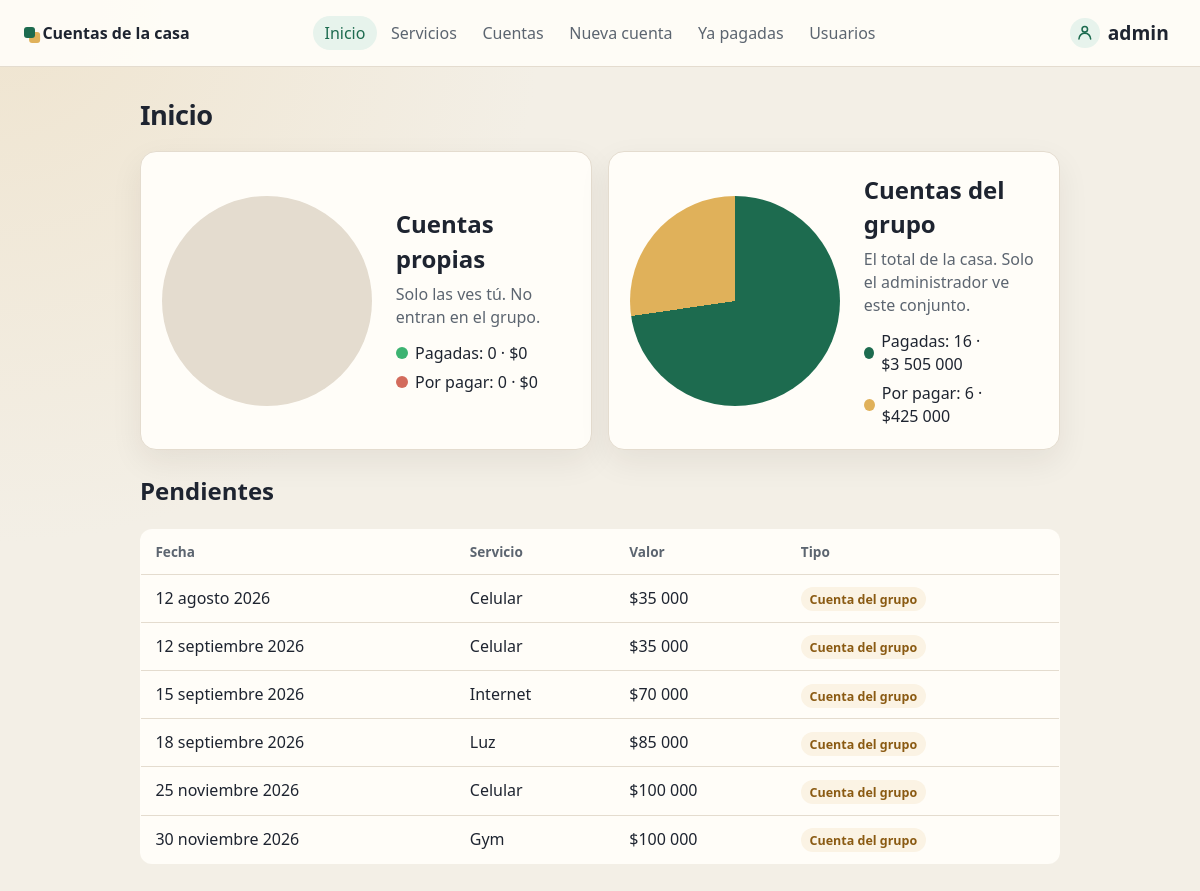
Page /cuentas/ (signed in) on the committed database.
### cuentas/models.py (models this page shows, shortened)
class Cuenta(models.Model):
    PROPIA = "propia"
    GRUPO = "grupo"
    ALCANCES = [
        (PROPIA, "Cuenta propia"),
        (GRUPO, "Cuenta del grupo"),
    ]
    usuario = models.ForeignKey(Usuario, on_delete=models.CASCADE)
    alcance = models.CharField(max_length=10, choices=ALCANCES, default=GRUPO)
    servicio = models.ForeignKey(Servicio, on_delete=models.CASCADE)
    mes = models.CharField(max_length=200)
    valor = models.IntegerField(default=0)
    vence = models.DateTimeField("fecha de vencimiento")
    pagada = models.BooleanField(default=False)
    class Meta:
        verbose_name = "cuenta"
        verbose_name_plural = "cuentas"

class Servicio(models.Model):
    nombre = models.CharField(max_length=200)
    class Meta:
        verbose_name = "servicio"
        verbose_name_plural = "servicios"
    def __str__(self):
        return "%s" % self.nombre

### cuentas/views.py (the view)
# urls.py: path("", views.inicio, name="index"),
@login_required
def inicio(request):
    yo = usuario_de(request)
    if yo.es_administrador():
        del_grupo = Cuenta.objects.filter(alcance=Cuenta.GRUPO)
    else:
        del_grupo = Cuenta.objects.filter(usuario=yo, alcance=Cuenta.GRUPO)
    pendientes = (
        cuentas_visibles(request)
        .filter(pagada=False)
        .select_related("servicio")
        .order_by("vence")
    )
    return render(
        request,
        "cuentas/index.html",
        {
            "propias": resumen(Cuenta.objects.filter(usuario=yo, alcance=Cuenta.PROPIA)),
            "grupo": resumen(del_grupo),
            "ve_el_grupo": yo.es_administrador(),
            "pendientes": pendientes,
        },
    )

### cuentas/models.py (called while the page is built)
    def es_administrador(self):
        return self.rol.codigo == Rol.ADMINISTRADOR

### cuentas/views.py (called while the page is built)
def usuario_de(request):
    try:
        return request.user.usuario
    except Usuario.DoesNotExist:
        codigo = Rol.ADMINISTRADOR if request.user.is_staff or request.user.is_superuser else Rol.USUARIO
        perfil, _ = Usuario.objects.get_or_create(user=request.user, defaults={"rol": Rol.obtener(codigo)})
        return perfil

def cuentas_visibles(request, servicio=None):
    yo = usuario_de(request)
    if yo.es_administrador():
        consulta = Q(alcance=Cuenta.GRUPO) | Q(usuario=yo, alcance=Cuenta.PROPIA)
    else:
        consulta = Q(usuario=yo)
    origen = servicio.cuenta_set if servicio is not None else Cuenta.objects
    return origen.filter(consulta)

def resumen(consulta):
    pagadas = consulta.filter(pagada=True).count()
    pendientes = consulta.filter(pagada=False).count()
    total = pagadas + pendientes
    porcentaje = f"{(pagadas * 100 / total):.1f}" if total else "0"
    return {
        "pagadas": pagadas,
        "pendientes": pendientes,
        "total": total,
        "porcentaje": porcentaje,
        "valor_pagadas": consulta.filter(pagada=True).aggregate(Sum("valor"))["valor__sum"] or 0,
        "valor_pendientes": consulta.filter(pagada=False).aggregate(Sum("valor"))["valor__sum"] or 0,
    }

### cuentas/templates/cuentas/index.html
{% extends "cuentas/base.html" %}
{% load humanize %}
{% block contenido %}
<h1>Inicio</h1>
<div class="tableros">
    <section class="tablero">
        {% if propias.total %}
        <div class="torta propia" style="--parte: {{ propias.porcentaje }}%;" role="img" aria-label="{{ propias.pagadas }} cuentas propias pagadas y {{ propias.pendientes }} por pagar"></div>
        {% else %}
        <div class="torta vacia" role="img" aria-label="Sin cuentas propias"></div>
        {% endif %}
        <div>
            <h2>Cuentas propias</h2>
            <p class="meta">Solo las ves tú. No entran en el grupo.</p>
            <ul class="leyenda">
                <li><span class="muestra pagada propia"></span> Pagadas: {{ propias.pagadas }} · ${{ propias.valor_pagadas|intcomma }}</li>
                <li><span class="muestra pendiente propia"></span> Por pagar: {{ propias.pendientes }} · ${{ propias.valor_pendientes|intcomma }}</li>
            </ul>
        </div>
    </section>
    <section class="tablero">
        {% if grupo.total %}
        <div class="torta" style="--parte: {{ grupo.porcentaje }}%;" role="img" aria-label="{{ grupo.pagadas }} cuentas del grupo pagadas y {{ grupo.pendientes }} por pagar"></div>
        {% else %}
        <div class="torta vacia" role="img" aria-label="Sin cuentas del grupo"></div>
        {% endif %}
        <div>
            <h2>Cuentas del grupo</h2>
            {% if ve_el_grupo %}
            <p class="meta">El total de la casa. Solo el administrador ve este conjunto.</p>
            {% else %}
            <p class="meta">Las que el administrador te asignó.</p>
            {% endif %}
            <ul class="leyenda">
                <li><span class="muestra pagada"></span> Pagadas: {{ grupo.pagadas }} · ${{ grupo.valor_pagadas|intcomma }}</li>
                <li><span class="muestra pendiente"></span> Por pagar: {{ grupo.pendientes }} · ${{ grupo.valor_pendientes|intcomma }}</li>
            </ul>
        </div>
    </section>
</div>
<h2>Pendientes</h2>
{% if pendientes %}
<table class="tabla">
    <thead>
        <tr>
            <th>Fecha</th>
            <th>Servicio</th>
            <th>Valor</th>
            <th>Tipo</th>
        </tr>
    </thead>
    <tbody>
        {% for cuenta in pendientes %}
        <tr>
            <td>{{ cuenta.vence|date:"j F Y" }}</td>
            <td>{{ cuenta.servicio }}</td>
            <td>${{ cuenta.valor|intcomma }}</td>
            <td><span class="estado pendiente{% if cuenta.alcance == 'propia' %} propia{% endif %}">{{ cuenta.get_alcance_display }}</span></td>
        </tr>
        {% endfor %}
    </tbody>
</table>
{% else %}
<p class="vacio">No hay cuentas pendientes.</p>
{% endif %}
{% endblock %}

### cuentas/templates/cuentas/base.html (shortened to what this page needs)
{% load static %}
<!DOCTYPE html>
<html lang="es">
<head>
    <link rel="stylesheet" href="{% static 'cuentas/estilos.css' %}">
</head>
<body>
    <header class="barra">
        <a class="marca" href="{% if user.is_authenticated %}{% url 'cuentas:index' %}{% else %}{% url 'cuentas:entrar' %}{% endif %}">Cuentas de la casa</a>
        {% if user.is_authenticated %}
        <nav class="menu">
            <a href="{% url 'cuentas:index' %}" {% if request.resolver_match.url_name == "index" %}class="activo"{% endif %}>Inicio</a>
            <a href="{% url 'cuentas:servicios' %}" >Servicios</a>
            <a href="{% url 'cuentas:lista' %}" {% if request.resolver_match.url_name == "lista" or request.resolver_match.url_name == "ver" %}class="activo"{% endif %}>Cuentas</a>
            <a href="{% url 'cuentas:crear' %}" {% if request.resolver_match.url_name == "crear" %}class="activo"{% endif %}>Nueva cuenta</a>
            <a href="{% url 'cuentas:pagadas' %}" {% if request.resolver_match.url_name == "pagadas" %}class="activo"{% endif %}>Ya pagadas</a>
            {% if user.usuario.rol.codigo == "administrador" %}
            <a href="{% url 'cuentas:usuarios' %}" {% if request.resolver_match.url_name == "usuarios" %}class="activo"{% endif %}>Usuarios</a>
            {% endif %}
        </nav>
        <details class="perfil">
            <summary>
                <svg class="icono-usuario" viewBox="0 0 24 24" aria-hidden="true">
                    <circle cx="12" cy="8" r="3.2"></circle>
                    <path d="M5.2 19.2a6.8 6.8 0 0 1 13.6 0"></path>
                </svg>
                <span>{{ user.username }}</span>
            </summary>
        </details>
        {% else %}
        <nav class="menu">
            <a href="{% url 'cuentas:entrar' %}" {% if request.resolver_match.url_name == "entrar" %}class="activo"{% endif %}>Entrar</a>
            <a href="{% url 'cuentas:registro' %}" {% if request.resolver_match.url_name == "registro" %}class="activo"{% endif %}>Registrarse</a>
        </nav>
        {% endif %}
    </header>
    <main class="pagina {% block clase %}{% endblock %}">
        {% block contenido %}{% endblock %}
    </main>
</body>
</html>

### cuentas/static/cuentas/estilos.css (style rules this page uses)
:root { --papel: #f3efe6; --hoja: #fffdf8; --tinta: #1e2430; --suave: #5c6570; --linea: #e4dccf; --verde: #1d6b4f; --verde-claro: #e7f3ec; --verde-propio: #3cb371; --ambar: #8a5a12; --ambar-claro: #fbf3e4; --rojo: #9d341f; --rojo-claro: #fdecea; --sombra: 0 12px 32px rgba(40, 32, 20, 0.07); }
* { box-sizing: border-box; }
body { margin: 0; min-height: 100vh; color: var(--tinta); background: radial-gradient(circle at top left, #efe4cf 0, transparent 36%), var(--papel); font-family: "Segoe UI", "Helvetica Neue", sans-serif; font-variant-numeric: tabular-nums; line-height: 1.45; }
a { color: var(--verde); }
.barra { display: grid; grid-template-columns: 1fr auto 1fr; align-items: center; gap: 0.75rem 1rem; padding: 0.85rem 1.5rem; position: sticky; top: 0; z-index: 10; background: rgba(255, 253, 248, 0.94); border-bottom: 1px solid var(--linea); }
.marca { justify-self: start; color: var(--tinta); font-weight: 750; text-decoration: none; }
.marca::before { content: ""; display: inline-block; width: 0.7rem; height: 0.7rem; margin-right: 0.45rem; border-radius: 3px; background: var(--verde); box-shadow: 0.32rem 0.32rem 0 #e0b15a; vertical-align: 0.05rem; }
.menu { display: flex; flex-wrap: wrap; justify-content: center; gap: 0.2rem; }
.menu a { color: var(--suave); text-decoration: none; padding: 0.35rem 0.7rem; border-radius: 999px; }
.menu a:hover, .menu a.activo { color: var(--verde); background: var(--verde-claro); }
.perfil { justify-self: end; position: relative; }
.perfil summary { display: flex; align-items: center; gap: 0.5rem; padding: 0.3rem 0.45rem 0.3rem 0.3rem; border-radius: 999px; list-style: none; cursor: pointer; font-size: 1.2rem; font-weight: 750; }
.icono-usuario { width: 1.85rem; height: 1.85rem; padding: 0.28rem; border-radius: 50%; background: var(--verde-claro); color: var(--verde); fill: none; stroke: currentColor; stroke-width: 1.8; stroke-linecap: round; }
.pagina { width: min(920px, calc(100% - 2rem)); margin: 1.75rem auto 3rem; }
.pagina h1 { margin: 0 0 1rem; font-size: 1.7rem; letter-spacing: -0.02em; }
.meta { margin: 0.15rem 0 0; color: var(--suave); }
.estado { justify-self: start; padding: 0.22rem 0.55rem; border-radius: 999px; font-size: 0.78rem; font-weight: 700; }
.estado.pendiente { background: var(--ambar-claro); color: var(--ambar); }
.tableros { display: grid; grid-template-columns: 1fr 1fr; gap: 1rem; margin-bottom: 1.5rem; }
.tableros .tablero { margin-bottom: 0; }
.tablero { display: grid; grid-template-columns: auto 1fr; gap: 1.5rem; align-items: center; margin-bottom: 1.5rem; padding: 1.3rem; border: 1px solid var(--linea); border-radius: 16px; background: var(--hoja); box-shadow: var(--sombra); }
.tablero h2 { margin: 0 0 0.35rem; }
.torta { width: 210px; height: 210px; border-radius: 50%; background: conic-gradient(var(--verde) 0 var(--parte), #e0b15a 0); }
.torta.vacia { background: var(--linea); }
.leyenda { margin: 0.8rem 0 0; padding: 0; list-style: none; }
.leyenda li { display: flex; align-items: center; gap: 0.45rem; margin-top: 0.35rem; }
.muestra { width: 0.75rem; height: 0.75rem; border-radius: 50%; }
.muestra.pagada { background: var(--verde); }
.muestra.pendiente { background: #e0b15a; }
.muestra.pagada.propia { background: var(--verde-propio); }
.muestra.pendiente.propia { background: #d36b5c; }
.tabla { width: 100%; border-collapse: collapse; overflow: hidden; border: 1px solid var(--linea); border-radius: 12px; background: var(--hoja); }
.tabla th, .tabla td { padding: 0.75rem 0.9rem; border-bottom: 1px solid var(--linea); text-align: left; }
.tabla th { color: var(--suave); font-size: 0.85rem; font-weight: 650; }
.tabla tr:last-child td { border-bottom: 0; }

### rows in the picture
Cuenta: vence "12 agosto 2026", servicio "Celular", valor "35 000", alcance "Cuenta del grupo"
Cuenta: vence "12 septiembre 2026", servicio "Celular", valor "35 000", alcance "Cuenta del grupo"
Cuenta: vence "15 septiembre 2026", servicio "Internet", valor "70 000", alcance "Cuenta del grupo"
Cuenta: vence "18 septiembre 2026", servicio "Luz", valor "85 000", alcance "Cuenta del grupo"
Cuenta: vence "25 noviembre 2026", servicio "Celular", valor "100 000", alcance "Cuenta del grupo"
Cuenta: vence "30 noviembre 2026", servicio "Gym", valor "100 000", alcance "Cuenta del grupo"

### other values in the picture
{{ user.username }} "admin"
{{ propias.pagadas }} "0"
{{ propias.valor_pagadas|intcomma }} "0"
{{ propias.pendientes }} "0"
{{ propias.valor_pendientes|intcomma }} "0"
{{ grupo.pagadas }} "16"
{{ grupo.valor_pagadas|intcomma }} "3 505 000"
{{ grupo.pendientes }} "6"
{{ grupo.valor_pendientes|intcomma }} "425 000"
